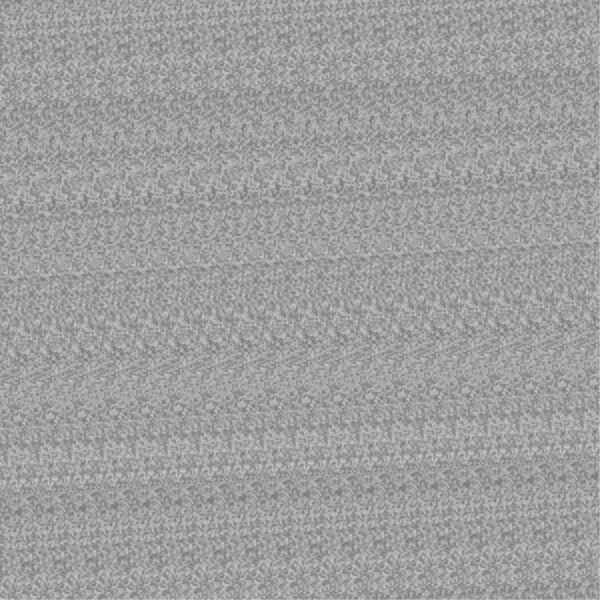
Frame 1 (no input)
Frame 60 (the mouse pressed at the canvas centre just before this capture): identical to frame 1, image omitted
Frame 120 (the mouse held since frame 60 and released just before this capture): identical to frame 1, image omitted

The Processing sketch that drew this single still picture (run headless with seeded random() and noise(); from frame 60 on, the mouse is pressed at the canvas centre):

// Processing sketch: sketch_2D_Noise
// ── sketch_2D_Noise.pde
void setup() {
  size(600, 600);
  float xoff = 0.0; // Start xoff at 0
  float increment = 0.5;
  noStroke();
  // For every x,y coordinate in a 2D space, calculate a noise value and produce a brightness value
  for (int x = 0; x < width; x++) {
    xoff += increment;   // Increment xoff 
    float yoff = 0.0;   // For every xoff, start yoff at 0
    for (int y = 0; y < height; y++) {
      yoff += increment; // Increment yoff
      
      // Calculate noise and scale by 255
      float bright = noise(xoff, yoff) * 255;

      fill(bright);
      circle(x, y, 1);
    }
  }

}

void draw() {
}
